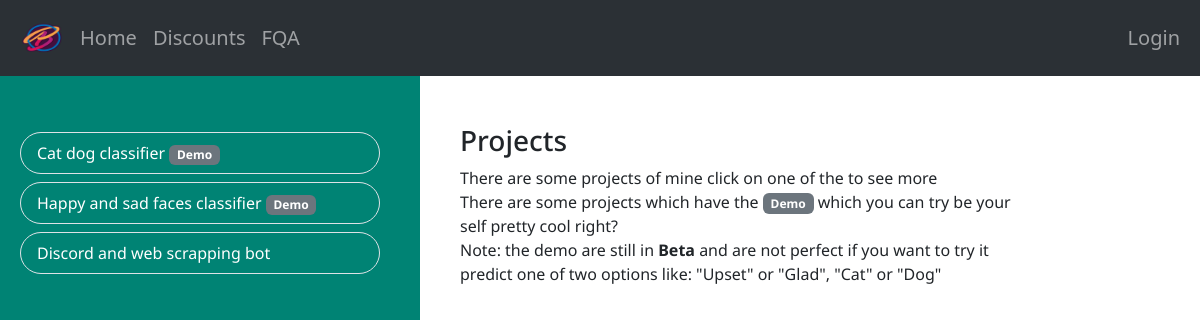
Page /core/projects on the earlier database version.
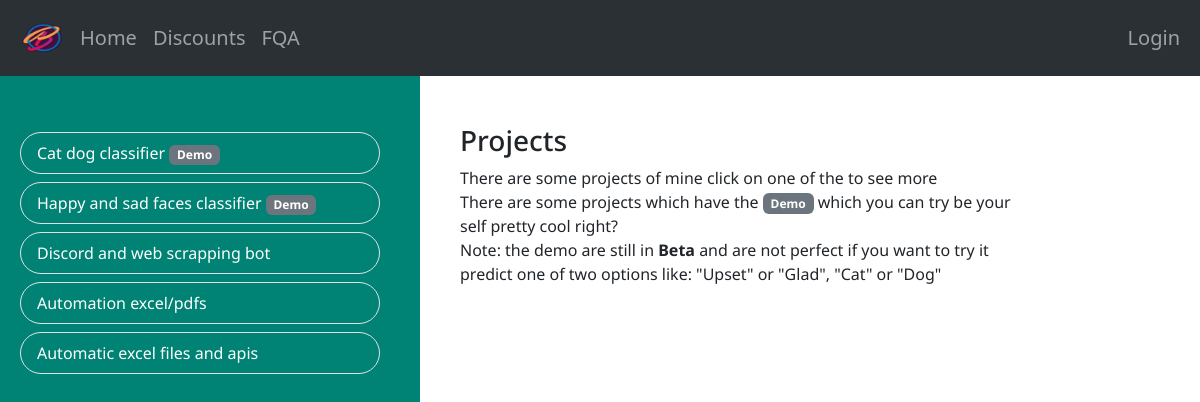
Same page on the later database version.
### projects/models.py (models this page shows)
class Project(models.Model):
    project_id = models.AutoField(primary_key=True)
    title = models.CharField(max_length=200)
    description = models.TextField()
    demo = models.BooleanField()
    chat = models.BooleanField()
    def __str__(self):
        return self.title

### projects/views.py (the view, shortened to what this page needs)
# urls.py: path('core/', include('projects.urls')),
def projects(request):
    prediction = ''
    form = ImageUploadForm()
    projects = Project.objects.all()
    try:
        project_id = request.POST["project_id"]
        image_url = request.POST["image_url"]
    except:
        image_url = ''
        project_id = ''
    return render(request, 'projects.html',{'projects':projects,
                                            'form':form,
                                            "prediction":{"project_id": project_id,
                                                        "prediction":prediction,
                                                        "image_url":image_url}})

### projects/templates/projects.html (shortened to what this page needs)
{% extends 'base.html'%}
{% load static %}
{% block headers %}
<link rel="stylesheet" type="text/css" href="{% static 'styles/projects.css' %}">
{% endblock %}
{% block content %}
<div class="container-fluid" >
    <div class="row" style="font-family: 'Noto Sans'">
        <div class="col-4 mt-5">
            {% for project in projects %}
            <ul class="list-group m-2" >
                <li class="list-group-item rounded-5" style="background-color: transparent; color: white;">
                    <div onclick="reloadPage('{{project.project_id}}')" style="cursor:pointer">{{project}}
                    {% if project.demo %}
                    <span class="badge text-bg-secondary">Demo</span>
                    {%endif%}
                    </div>
                </li>
            </ul>
            {% endfor %}
        </div>
        <div class="col-6 ms-5 mt-5">
            <h3 id="project-title">Projects</h3>
            <p id="project-content">There are some projects of mine click on one of the to see more<br>
                There are some projects which have the <span class="badge text-bg-secondary">Demo</span>
                which you can try be your self pretty cool right?
                <br>
                Note: the demo are still in <b>Beta</b> and are not perfect
                if you want to try it predict one of two options
                like: "Upset" or "Glad", "Cat" or "Dog"
            </p>
        </div>
    </div>
</div>
{% endblock %}

### users/templates/base.html (shortened to what this page needs)
{% load static %}
<!DOCTYPE html>
<html lang="en">
  <head>
    <link href="https://cdn.jsdelivr.net/npm/bootstrap@5.3.2/dist/css/bootstrap.min.css"
    rel="stylesheet"
>
    <link rel="stylesheet" type="text/css" href="{% static 'styles/base.css' %}" />
    {% block headers %} {% endblock %}
  </head>
  <body>
    <nav class="navbar navbar-expand-lg bg-body-tertiary", data-bs-theme="dark">
      <div class="container-fluid fs-5">
        <img class="navbar-brand" src="{% static 'assets/logo_no_slag.png' %}" alt="Logo" width="40" height="40" style="margin: 10px;" class="d-inline-block align-text-top">
        <div class="collapse navbar-collapse" id="navbarNav">
          <ul class="navbar-nav">
            <li class="nav-item">
              <a class="nav-link" id="home-link" href="/home">Home</a>
            </li>
            <li class="nav-item">
              <a class="nav-link" href="/discounts">Discounts</a>
            </li>
            <li class="nav-item">
              <a class="nav-link" href="#">FQA</a>
            </li>
          </ul>
          <div class="ms-auto">
            <ul class="navbar-nav">
              {% if user.is_authenticated %}
              <li>
                <span class="navbar-text pe-2">{{user.username}} |
                  <a role=button id="profile-link">
                    <img class="nav-item rounded-circle"
                    alt="Avatar"
                    src="https://api.dicebear.com/7.x/pixel-art/svg?seed={{request.user.username}}"
                    width="40" height="40"
                    class="d-inline-block align-text-top">
                  </a>
                </span>
              </li>
              <div class="position-relative mt-2">
                <div class="position-absolute card-profile" id="profile-card" style="display:none;z-index: 2;">
                  <div class="card" style="width: 12rem;">
                    <img src="https://api.dicebear.com/7.x/pixel-art/svg?seed={{request.user.username}}"
                    class="card-img-top rounded-circle"
                    width="100px"
                    height="100px"
                    alt="Avatar">
                    <div class="card-body">
                      <center>
                        <h5 class="card-title" style="text-align: center;">{{request.user.username}}</h5>
                        <p class="card-text">{{request.user.email}}</p>
                        <a href="/logout/" class="btn btn-outline-primary rounded-4">Logout</a>
                      </center>
                    </div>
                  </div>
                </div>
              </div>
                {% else %}
                <li class="nav-item">
                  <a class="nav-link" href="/login/">Login</a>
                </li>
                {% endif %}
            </ul>
          </div>
        </div>
      </div>
    </nav>
    {% block content %} {% endblock %}
  </body>
</html>

### users/templates/static/styles/base.css (style rules this page uses)
body { background: linear-gradient(to right, #008374 0%, #008374 35%, white 35%, white 100%); }

### projects/templates/static/styles/projects.css (style rules this page uses)
body { overflow-x: hidden; background-color: white; }

Differences in the rows shown:
added Project: title "Automation excel/pdfs"
added Project: title "Automatic excel files and apis"
